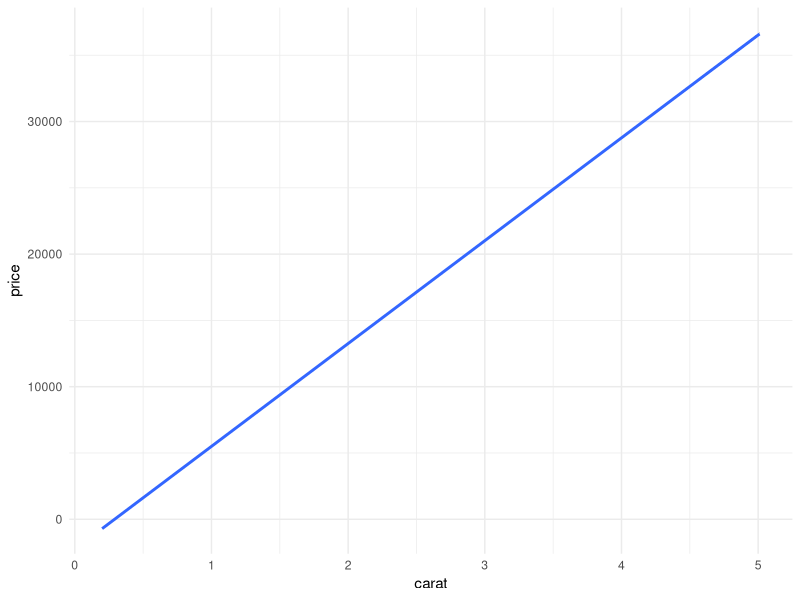

Recreate this plot in R.
## ---- chunk 1
library(ggplot2)
data(diamonds)

p <- ggplot(diamonds, aes(carat, price)) +
  geom_smooth(method = "lm") +
  theme_minimal()

# Save the plot as PNG
ggsave("carat_price_plot.png", plot = p)
